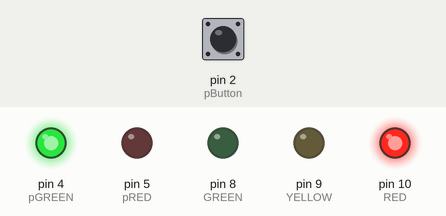
Simulated run of this sketch. Board: Arduino Uno, built with avr-gcc and run on an emulated ATmega328P. On the bench: output pins drawn as LEDs (lit = HIGH). Inputs (shaded band) come from the test bench; at power-on: pin 2 (pButton) LOW.

Above: at 10.0 s.
At 32.5 s:
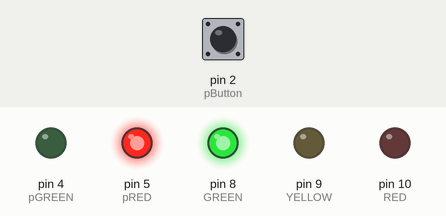
At 42.5 s:
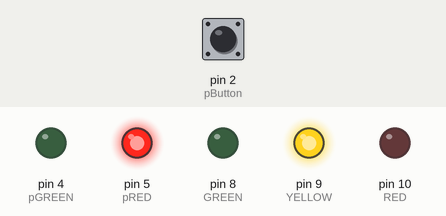
Timing chart, 0 to 58.5 s (numbered marks = the images above):
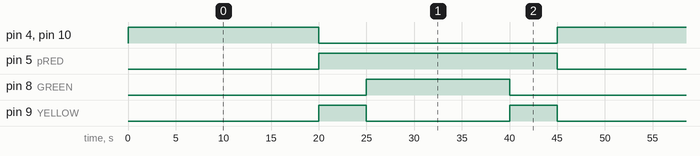

The sketch:

code.ino
```cpp
#define redLight 0
#define yellowLight 1
#define greenLight 2
#define pressed 1
#define reset 0

int RED = 10;
int YELLOW = 9;
int GREEN = 8;
int pRED = 5;
int pGREEN = 4;
int pButton = 2;

int order = 0;
int state = redLight;
int pButtonState = 0;


void setup()
{
  pinMode(RED, OUTPUT);
  pinMode(GREEN, OUTPUT);
  pinMode(YELLOW, OUTPUT);

  pinMode(pRED, OUTPUT);
  pinMode(pGREEN, OUTPUT);
  pinMode(pButton, INPUT);
  attachInterrupt(digitalPinToInterrupt(pButton), pButtonPressed, RISING);
}

void loop()
{
  switch(state){
    case redLight:
    digitalWrite(YELLOW,LOW);
    digitalWrite(RED, HIGH);
    digitalWrite(pRED, LOW);
    digitalWrite(pGREEN, HIGH);
    delay(20000);
    order = 0;
    state = yellowLight;
    break;

    case yellowLight:
    digitalWrite(RED, LOW);
    digitalWrite(YELLOW, HIGH);
    digitalWrite(GREEN, LOW);
    digitalWrite(pGREEN, LOW);
    digitalWrite(pRED, HIGH);
    delay(5000);
    if (order == 0)
    	state = greenLight;
    else
      	state = redLight;

    break;

    case greenLight:
    digitalWrite(YELLOW, LOW);
    digitalWrite(GREEN, HIGH);
    delay(10000);
    for(int i = 0; i < 5; i++){
      if(pButtonState == pressed){
        pButtonState = reset;
        state = yellowLight;
        break;
      }
      delay(1000);
    }
    order = 1;
    state = yellowLight;
    break;

  }
}


void pButtonPressed(){
  pButtonState = pressed;
}

// WHAT IS YOUR PROBLEM GREEN? GREEN WHAT IS OUR PROBLEM? PUTA!
```

Measured:
- by itself, pin 4 (pGREEN), pin 10 (RED): alternates HIGH for 20.0 s and LOW for 25.0 s
- by itself, pin 5 (pRED): alternates HIGH for 25.0 s and LOW for 20.0 s
- by itself, pin 8 (GREEN): alternates HIGH for 15.0 s and LOW for 30.0 s
- by itself, pin 9 (YELLOW): repeats every 45.0 s: LOW 15.0 s, HIGH 5.0 s, LOW 20.0 s, HIGH 5.0 s
